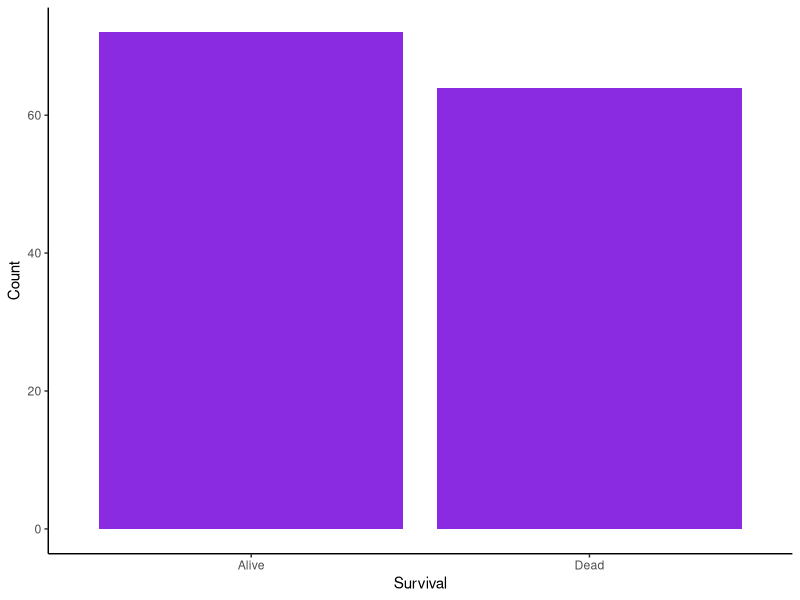
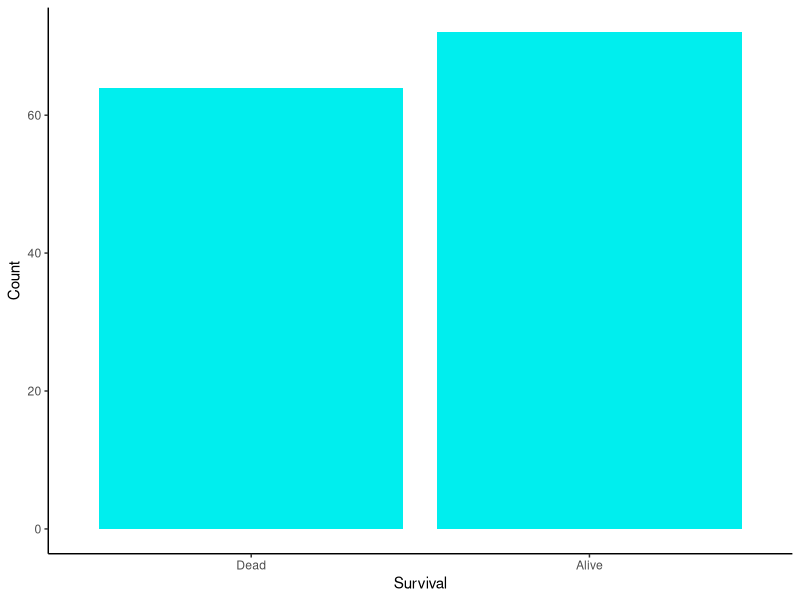
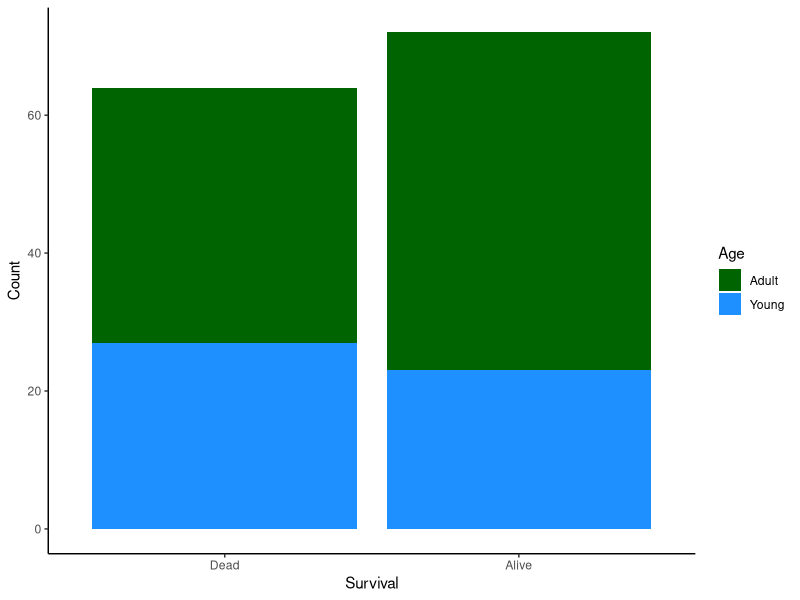
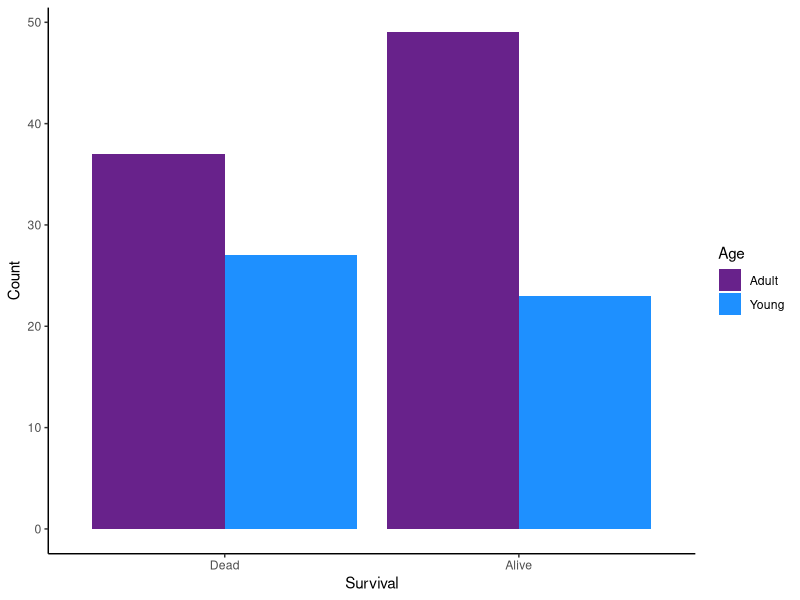
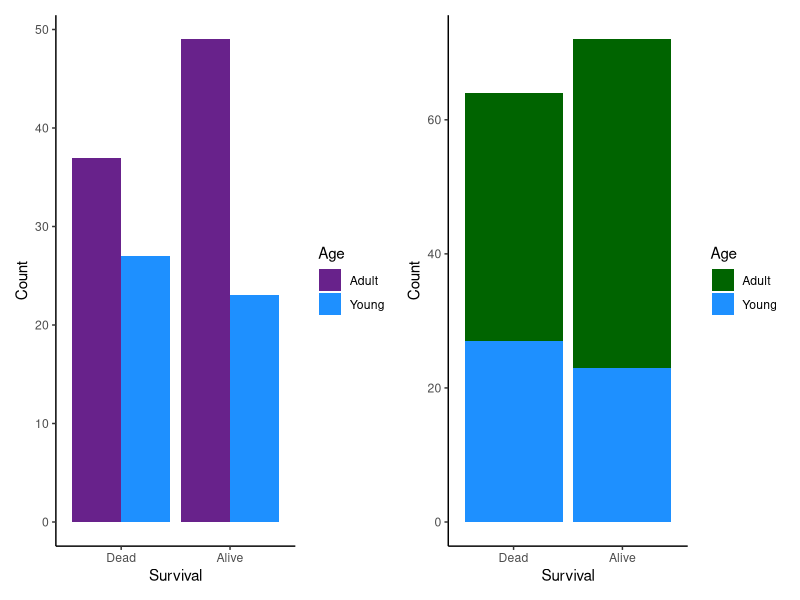
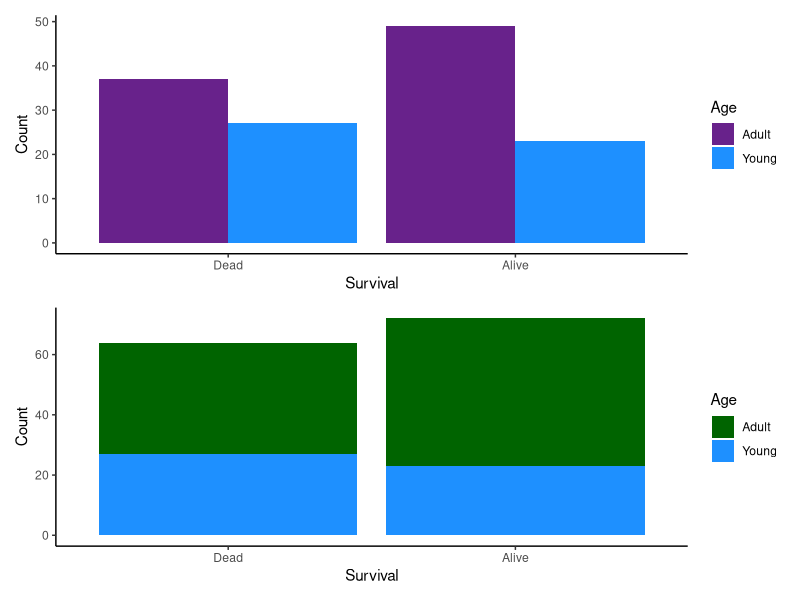
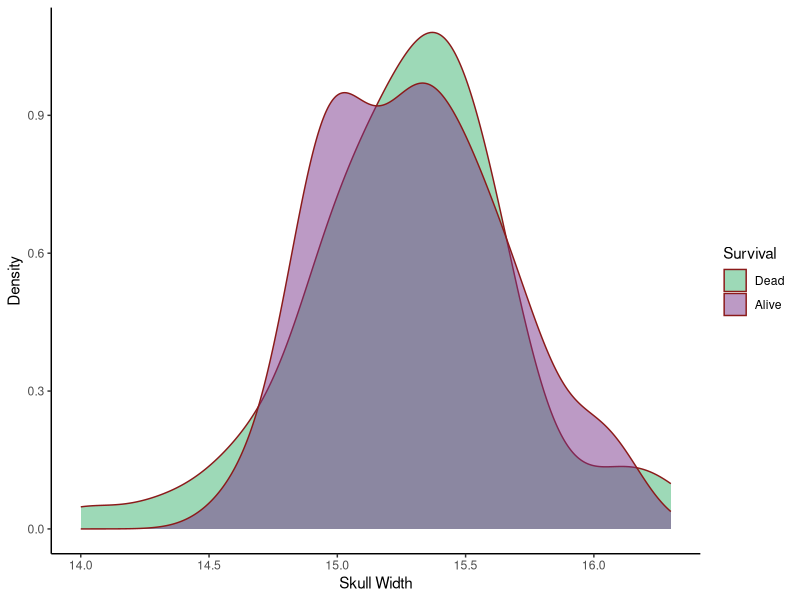
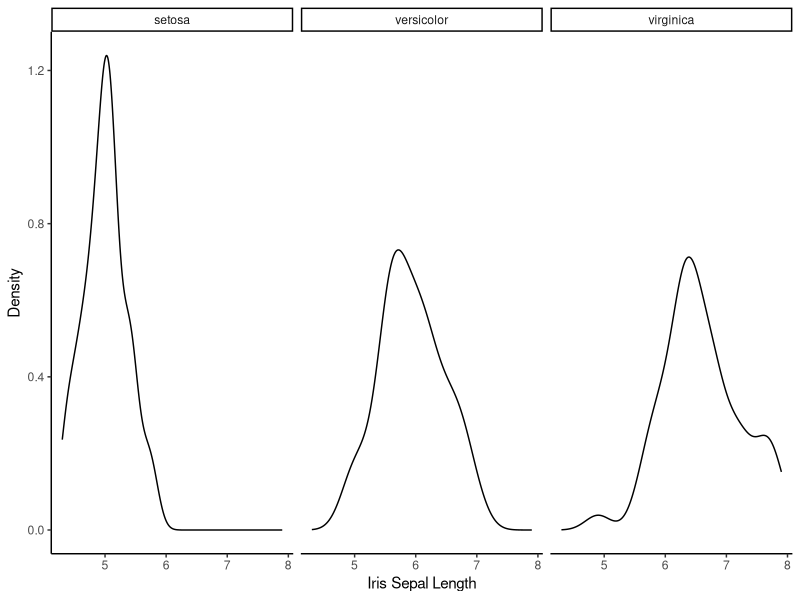

Reproduce these figures in R, in order. (Note: this script raises an error after producing the figures.)
## ---- chunk 1
## Change the default figure width and height to your liking, but within reason.
knitr::opts_chunk$set(echo = TRUE, fig.width=4, fig.height=3)
library(tidyverse)
library(patchwork)
theme_set(theme_classic())
## ---- chunk 2
## save the data frame, automatically made into a TIBBLE by readr,  into the variable `sparrows`
## readr tells us about all the columns it reads in!!
sparrows <- read_csv("data/sparrows.csv") ## RELATIVE PATH to the dataset
## ---- chunk 3
## Examine the data
head(sparrows)
## ---- chunk 4
### Convert Sex to a factor 
sparrows$Sex <- factor(sparrows$Sex)

### If we run head() again, we'll see the successful change
head(sparrows)

### The levels function tells us the categories in the variable:
levels(sparrows$Sex)
## ---- chunk 5
### Make the order Male, Female. 
levels(sparrows$Sex) <- c("Male", "Female")

## Print it out to see
print(levels(sparrows$Sex))
## ---- chunk 6
### Convert to factor and order levels as desired at once
sparrows$Sex <- factor(sparrows$Sex, levels=c("Male", "Female"))
## ---- chunk 7
ggplot(sparrows, aes(x=Survival))+
  geom_bar(fill='blueviolet')+
  labs(y="Count")
## ---- chunk 8
sparrows$Survival= factor(sparrows$Survival, levels(sparrows$Survival) <- c("Dead", 'Alive'))
sparrows$Sex= factor(sparrows$Sex, levels(sparrows$Sex) <- c('Male',   'Female'))

print(levels(sparrows$Survival))
print(levels(sparrows$Sex))

ggplot(sparrows, aes(x=Survival))+
  geom_bar(fill='cyan2')+
  labs(y="Count")
## Fill in your code to re-factor and plot here
## ---- chunk 9
ggplot(sparrows, aes(x=Survival)) +
  geom_bar(aes(fill=Age))+
  labs(y='Count')+
  scale_fill_manual(values=c('darkgreen','dodgerblue'))

ggplot(sparrows, aes(x=Survival)) +
  geom_bar(aes(fill=Age))+
  labs(y='Count')+
  scale_fill_manual(values=c('darkgreen','dodgerblue')) ->r
## ---- chunk 10
## Fill in your code here for the DODGED barplot.
ggplot(sparrows, aes(x=Survival)) +
  geom_bar(aes(fill=Age), position='dodge')+
  labs(y='Count')+
  scale_fill_manual(values=c('darkorchid4','dodgerblue'))
ggplot(sparrows, aes(x=Survival)) +
  geom_bar(aes(fill=Age), position='dodge')+
  labs(y='Count')+
  scale_fill_manual(values=c('darkorchid4','dodgerblue')) -> p
## ---- chunk 11
## Add the plots for horizontal arrangement
p + r
## ---- chunk 12
## Divide the plots for a vertical arrangement
p/r
## ---- chunk 13
## Fill in your density plot code here
ggplot(sparrows, aes(x=Skull_Width))+
  geom_density(aes(fill=Survival), alpha=0.5, color='firebrick4')+
  scale_fill_manual(values=c('mediumseagreen','mediumorchid4'))+
  labs(x= 'Skull Width',
       y='Density')
## ---- chunk 14
    ggplot(iris, aes(x = Sepal.Length)) + 
      geom_density() +
      facet_wrap(~Species)+
      labs(y="Density",
           x='Iris Sepal Length')
## the tilde!! so important!! Pronounced as "across" or "by", as in: facet across species, or facet by species
## ---- chunk 15
### code for faceted plot goes here
ggplot(sparrows, aes(x=Skull_Width))+
  geom_density(aes(fill=Survival), alpha=0.5, color='gray0')+
  scale_fill_manual(values=c('darkslategray1','goldenrod'))+
  facet_grid(~Sex)+
    labs(x= 'Skull Width',
       y='Density')
## ---- chunk 16
ggplot(sparrows, aes(x=Sex, y=Weight))+
  geom_jitter(aes(color=Age), width=0.25)+
   scale_color_manual(values=c('lightslateblue','goldenrod'))+
  theme(legend.position = "bottom")
## ---- chunk 17
### code for jitter plot colored by length goes here
ggplot(sparrows, aes(x=Sex, y=Weight))+
  geom_jitter(aes(color=Length), width=0.25)+
   scale_color_distiller(palette= 'Blues')+
  theme(legend.position = "bottom")
## ---- chunk 18
### Code for faceted histogram goes here
ggplot(sparrows,aes(x=Sternum_Length)) +
  geom_histogram(aes(fill=Age),binwidth=0.6, color='black')+
  facet_grid(Sex~Age)+
  scale_fill_manual(values=c('mediumaquamarine', 'mediumorchid'))+
  labs(y='Count',
       x= 'Sparrow Sternum Length')
## ---- chunk 19
### Code for scatterplot goes here
ggplot(sparrows, aes(x=Skull_Length, y=Skull_Width))+
  geom_point(aes(color=Sex))+
  scale_color_manual(values=c('olivedrab', 'orchid'))+
  labs(y='Skull Width',
       x= 'Skull Length')
ggplot(sparrows, aes(x=Skull_Length, y=Skull_Width))+
  geom_point(aes(color=Sex))+
  scale_color_manual(values=c('olivedrab', 'orchid'))+
  labs(y='Skull Width',
       x= 'Skull Length') -> skull_scatter
  
## ---- chunk 20
### Code to add in title goes here
skull_scatter + ggtitle('Sparrow Skulls')
## ---- chunk 21
## Scatterplot + line of best fit goes here, with color in geom_point
ggplot(sparrows, aes(x=Skull_Length, y=Skull_Width))+
  geom_point(aes(color=Sex))+
  scale_color_manual(values=c('brown2', 'darkgoldenrod1'))+
  labs(y='Skull Width',
       x= 'Skull Length')+
  geom_smooth(method="lm")
## ---- chunk 22
## Scatterplot + line of best fit goes here, with color in ggplot
ggplot(sparrows, aes(x=Skull_Length, y=Skull_Width, color=Sex))+
  geom_point()+
  scale_color_manual(values=c('brown2', 'darkgoldenrod1'))+
  labs(y='Skull Width',
       x= 'Skull Length')+
  geom_smooth(method="lm")
## ---- chunk 23
## This code will not work - run it and see the error message!
ggplot(sparrows, aes(color = Sex)) + 
  geom_point(aes(x = Skull_Length, y = Skull_Width)) + 
  geom_smooth(method = "lm")
## ---- chunk 24
## Fix the code above in this chunk.
ggplot(sparrows, aes(x= Skull_Length, 
  y=Skull_Width, color = Sex)) + 
  geom_point() + 
  geom_smooth(method = "lm")+
  labs(x='Skull Length',
       y='Skull Width')
## ---- chunk 25
### Scatterplot with points all labeled "B" goes here
ggplot(sparrows, aes(x=Skull_Length, y=Skull_Width))+
  geom_text(aes(color=Sex), label= 'B')+ #need to put the label in    the geom_text
  scale_color_manual(values=c('royalblue1', 'darkgreen'))+
  labs(y='Skull Width',
       x= 'Skull Length')
## ---- chunk 26
## Scatterplot with points labeled according to age goes here
ggplot(sparrows, aes(x=Skull_Length, y=Skull_Width))+
  geom_text(aes(color=Sex, label=Age))+ #need to put the label in     the geom_text aesthetic
  scale_color_manual(values=c('darkgreen', 'orchid'))+
  labs(y='Skull Width',
       x= 'Skull Length')
## ---- chunk 27
### Scatterplot with type of point either 21,22,23,24,25. Specify a color AND a fill (not aesthetic - just straight up color/fill the points)
ggplot(sparrows, aes(x=Skull_Length, y=Skull_Width))+
  geom_point(aes(color=Sex, fill=Sex), shape= 23)+
  scale_color_manual(values=c('red4', 'red'))+
  scale_fill_manual(values=c('blue', 'pink'))+
  labs(y='Skull Width',
       x= 'Skull Length')
## ---- chunk 28
### Scatterplot with type of point NOT 21,22,23,24,25. Specify a color (not aesthetic - just straight up color the points)
ggplot(sparrows, aes(x=Skull_Length, y=Skull_Width))+
  geom_point(aes(color=Sex), shape= 10)+
  scale_color_manual(values=c('red4', 'royalblue4'))+
  labs(y='Skull Width',
       x= 'Skull Length')
